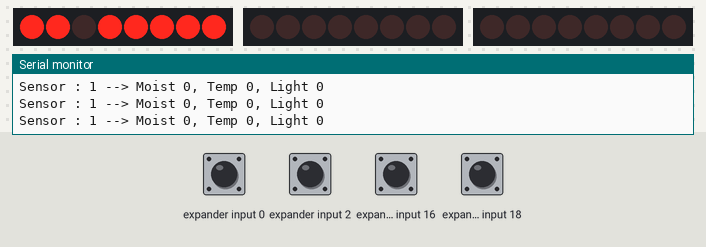
The sketch below on a simulated Arduino Uno, built with avr-gcc and run on an emulated ATmega328P. On the bench: 3 × 8 port-expander outputs drawn as a row of LEDs (first output left, lit = HIGH), the last lines printed to the serial monitor. The inputs (shaded band) are chosen by the test bench; at power-on: expander input 0, expander input 2, expander input 16, expander input 18 HIGH. Storage starts empty.

Above: at 5.5 s.
At 10.7 s:
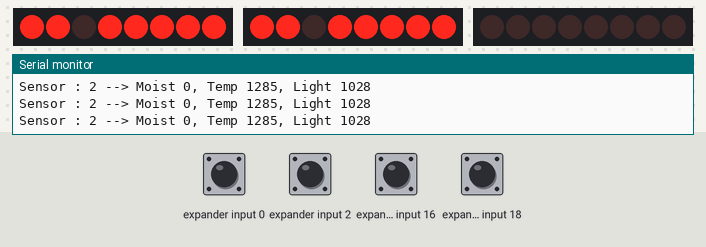
At 35.9 s:
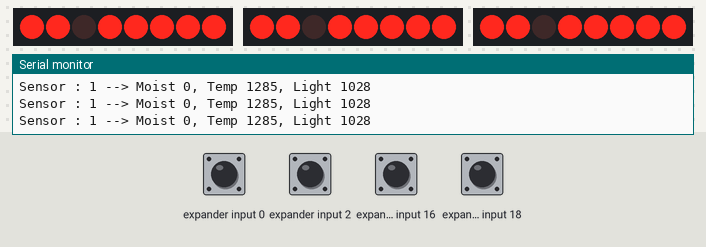
Timing chart, 0 to 37.4 s (numbered marks = the images above):
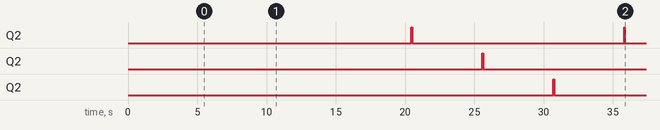

Measured:
- by itself, Q2: alternates HIGH for 0.06 s and LOW for 15.3 s
- by itself, Q2: LOW → HIGH at 25.6 s, → LOW 0.06 s later
- by itself, Q2: LOW → HIGH at 30.7 s, → LOW 0.06 s later

The sketch:

I2CTest.ino
```cpp
/*
 Name:		I2CTest.ino
 Created:	6/10/2016 1:13:03 AM
 Author:	Kujak
*/

#include <SD.h>
#include <TimerOne.h>
#include <Wire.h>

#define sensor1 0x20
#define sensor2 0x21
#define sensor3 0x22
#define sensor4 0x23
#define seconds 5

const int chipSelect = 4;

volatile boolean I2Cstart;

int I2Cmoist;
int I2Ctemp;
int I2Clight;
int	I2CSensor = 1;

String dataString = "";

int ArrayMoist[4];
int ArrayTemp[4];
int ArrayLight[4];

boolean SDOK;
boolean firstRun = true;

int I2ChumiSensor[4] = { sensor1, sensor2, sensor3, sensor4 };

void setup()
{
	Timer1.initialize(seconds*1000000);
	Timer1.attachInterrupt(I2CdoScan);

	Wire.begin();

	Serial.begin(9600);
	Serial.println("setup");

	if (!SD.begin(chipSelect))
	{
		Serial.println("Card failed, or not present");
		// don't do anything more:
		return;
	}
	else
	{
		SDOK = true;
		Serial.println("card initialized.");
	}
}
void loop()
{
	if (firstRun)
	{
		for (int i = 1; i <= I2CSensor; i++)
		{
			Wire.beginTransmission(I2ChumiSensor[i]);
			if (Wire.endTransmission())
			{
				I2CwriteRegister8bit(I2ChumiSensor[i], 6);
			}
		}

		firstRun = false;
	}

	if (I2Cstart)
	{
		I2CgetValues(I2ChumiSensor[I2CSensor]);
		I2Cstart = false;
		I2CSensor++;

		if (I2CSensor > 2)
		{
			I2CSensor = 0;
		}
	}

	noInterrupts();
	ArrayMoist[I2CSensor] = I2Cmoist;
	ArrayTemp[I2CSensor]  = I2Ctemp;
	ArrayLight[I2CSensor] = I2Clight;
	interrupts();

	delay(1000);

	SDcreateOutput(ArrayMoist[I2CSensor],ArrayTemp[I2CSensor],ArrayLight[I2CSensor]);
}
void SDcreateOutput(int _moist,int _temp, int _light)
{
	//dataString = "";
	//dataString = "Sensor : ";    dataString += I2CSensor;
	//dataString += " --> Moist "; dataString += _moist;
	//dataString += ", Temp ";     dataString += _temp;
	//dataString += ", Light ";    dataString += _light;

	dataString = "";
	dataString = "Sensor : ";    dataString += I2CSensor;
	dataString += " --> Moist "; dataString += _moist;
	dataString += ", Temp ";     dataString += _temp;
	dataString += ", Light ";    dataString += _light;

	if (SDOK)
	{
		SDwriteTo();
	}

	Serial.println(dataString);
}
void SDwriteTo()
{
	File dataFile = SD.open("datalog.txt", FILE_WRITE);

	// if the file is available, write to it:
	if (dataFile)
	{
		dataFile.println(dataString);
		dataFile.close();
	}
	// if the file isn't open, pop up an error:
	else
	{
		Serial.println("error opening datalog.txt");
	}
}
void I2CdoScan()
{
	I2Cstart = true;
}
void I2CgetValues(uint8_t _addr)
{
	I2Cmoist = I2CreadRegister16bit(_addr, 0);
	I2Ctemp  = I2CreadRegister16bit(_addr, 5);
	I2CwriteRegister8bit(_addr, 3);
	I2Clight = I2CreadRegister16bit(_addr, 4);
}
void I2CwriteRegister8bit(int _addr, int value)
{
	Wire.beginTransmission(_addr);
	Wire.write(value);
	Wire.endTransmission();
}
unsigned int I2CreadRegister16bit(int _addr, int reg)
{
	Wire.beginTransmission(_addr);
	Wire.write(reg);
	Wire.endTransmission();
	delay(20);

	Wire.requestFrom(_addr, 2);

	unsigned int t = Wire.read() << 8;

	t = t | Wire.read();

	return t;
}
```
